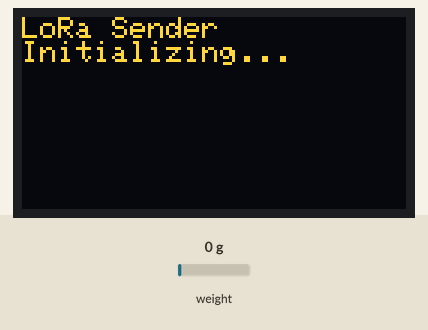
A sketch run on a simulated ESP32. Parts: 128×64 one-colour display. The inputs (shaded band) are chosen by the test bench; at power-on: weight on the scale 0 g. The OLED is the two-colour kind (top 16 rows yellow); no radio packets arrive unless stated; what the sketch prints to the serial monitor is not drawn.

Above: at 10.06 s.

The sketch:

LORA_SENDER.ino
```cpp
#include <SPI.h>
#include <LoRa.h>
#include <Wire.h>
#include <Adafruit_GFX.h>
#include <Adafruit_SSD1306.h>
#include "HX711.h"
#include <esp_sleep.h>

// HX711 circuit wiring
const int LOADCELL_DOUT_PIN = 25;
const int LOADCELL_SCK_PIN = 4;
const int Calibration_Weight = 1000;
HX711 scale;


// Pin definitions for LilyGO LoRa32
#define SCK 5      // GPIO5  -- SX1278's SCK
#define MISO 19    // GPIO19 -- SX1278's MISO
#define MOSI 27    // GPIO27 -- SX1278's MOSI
#define SS 18      // GPIO18 -- SX1278's CS
#define RST 14     // GPIO14 -- SX1278's RESET
#define DI0 26     // GPIO26 -- SX1278's IRQ(Interrupt Request)

// OLED Display settings
#define SCREEN_WIDTH 128    // OLED display width, in pixels
#define SCREEN_HEIGHT 64    // OLED display height, in pixels
#define OLED_RESET -1       // Reset pin # (or -1 if sharing Arduino reset pin)
#define SCREEN_ADDRESS 0x3C // I2C address (0x3C for 128x64)

// LoRa settings
#define LORA_FREQUENCY 868E6  // Set to your region's frequency
#define SYNC_WORD 0xF3        // Must match on sender and receiver (like a network ID)

// Initialize the OLED display
Adafruit_SSD1306 display(SCREEN_WIDTH, SCREEN_HEIGHT, &Wire, OLED_RESET);

int counter = 0;
float reading = 0;
float lastReading = -1;
int detectionThreshold = 20000;

void setup() {

  // Initialize Serial for debugging
  Serial.begin(9600);
  while (!Serial);

  // Initialize Scale (Load/Weight Sensor)
  scale.begin(LOADCELL_DOUT_PIN, LOADCELL_SCK_PIN);
  scale.set_scale();
  scale.tare();
  Serial.println("Calibration");
  Serial.println("Put a known weight on the scale");
  delay(5000);
  float x = scale.get_units(10);
  x = x / Calibration_Weight;
  scale.set_scale(x);
  Serial.println("Calibration finished...");
  delay(3000);

  // Initialize OLED display
  if(!display.begin(SSD1306_SWITCHCAPVCC, SCREEN_ADDRESS)) {
    Serial.println(F("SSD1306 allocation failed"));
    for(;;); // Don't proceed, loop forever
  }

  // Show initialization message
  display.clearDisplay();
  display.setTextSize(1);
  display.setTextColor(SSD1306_WHITE);
  display.setCursor(0, 0);
  display.println("LoRa Sender");
  display.println("Initializing...");
  display.display();

  // Initialize LoRa
  SPI.begin(SCK, MISO, MOSI, SS);
  LoRa.setPins(SS, RST, DI0);

  if (!LoRa.begin(LORA_FREQUENCY)) {
    Serial.println("Starting LoRa failed");
    display.println("LoRa init failed!");
    display.display();
    while(1);
  }

  // Enhanced LoRa parameter configuration
  LoRa.setSpreadingFactor(7);
  LoRa.setSignalBandwidth(125E3);
  LoRa.setCodingRate4(8);
  LoRa.setSyncWord(SYNC_WORD);     // Set sync word - important!
  LoRa.setPreambleLength(8);       // Set preamble length
  LoRa.setTxPower(20);             // Set to maximum power (20dBm)
  LoRa.enableCrc();

  // Show initialization success
  display.clearDisplay();
  display.setCursor(0, 0);
  display.println("LoRa Initialized!");
  display.display();
  Serial.println("LoRa Initializing OK!");

  delay(2000); // Allow time to read the display
}

void loop() {
  esp_sleep_enable_timer_wakeup(5 * 60 * 1000000);  // Wake up every 5 * 60 seconds
  esp_light_sleep_start();

  float temporaryAverage = 0;

  for(int i=0;i<11;i++){
    if (scale.is_ready()) {
      reading = scale.get_units(10);
    }
    temporaryAverage += abs(reading * 0.1);
    delay(60);
  }
  unsigned long currentMillis = millis();

  String message = String(temporaryAverage);


  float readingDifference = temporaryAverage - lastReading;

  if (readingDifference > detectionThreshold) {
    // Print to Serial
    Serial.print("Sending packet: ");
    Serial.println(counter);
    // Send packet (using sync mode)
    LoRa.beginPacket();
    LoRa.print(readingDifference);
    LoRa.endPacket(); // Changed to synchronous mode
    counter++;
  }

  lastReading = temporaryAverage;

}
```
